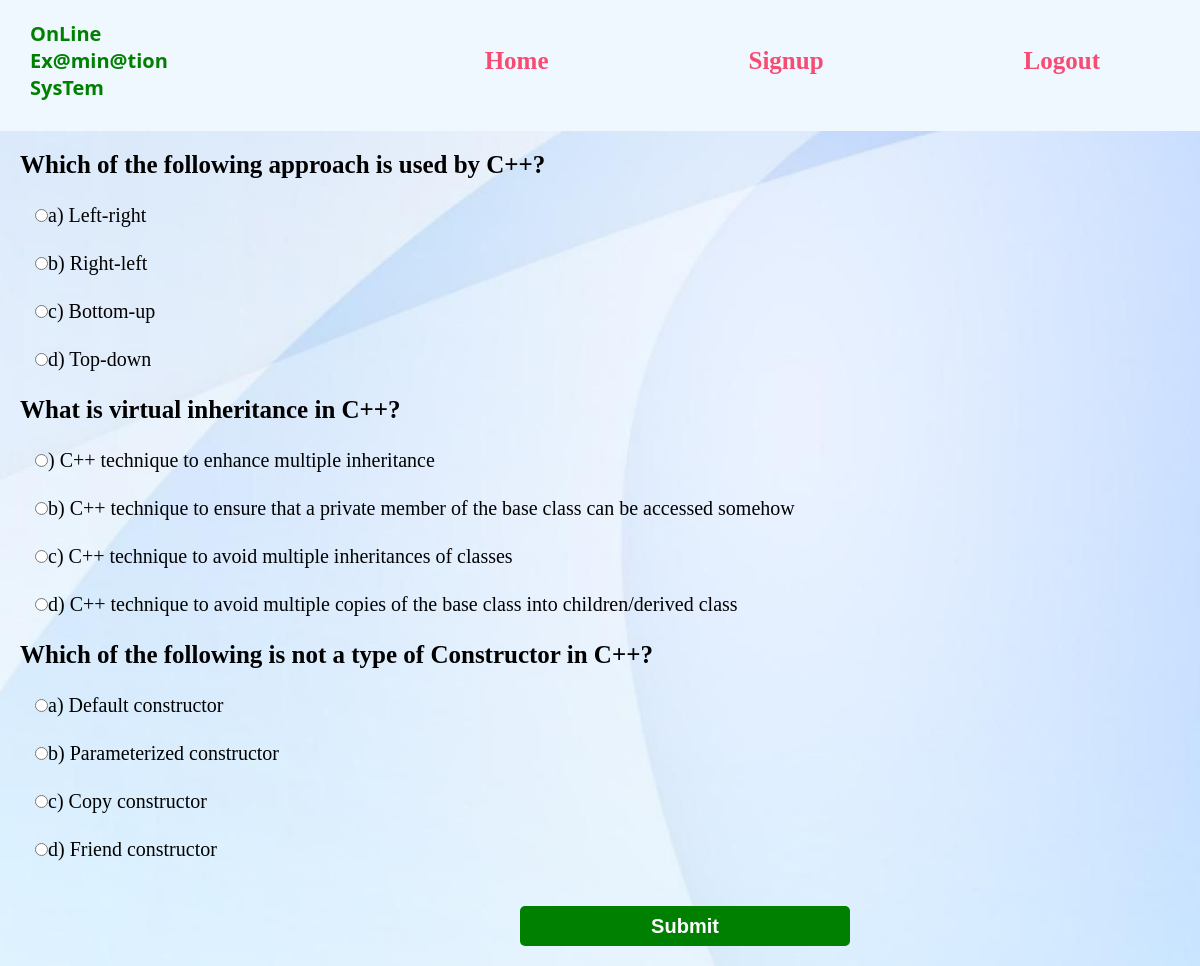
Page /ots/test-paper?n=3 on the committed database.
### ots/models.py (models this page shows)
class Question(models.Model):
    q_id=models.BigAutoField(primary_key=True,auto_created=True)
    que=models.TextField()
    a=models.CharField(max_length=255)
    b=models.CharField(max_length=255)
    c=models.CharField(max_length=255)
    d=models.CharField(max_length=255)
    ans=models.CharField(max_length=2)

### ots/views.py (the view)
# urls.py: path('test-paper',testPaper,name="testpaper"),
def testPaper(request):
   if 'name' not in request.session.keys():
       res= HttpResponseRedirect("login")
   n=int(request.GET['n'])
   question_pool=list(Question.objects.all())
   random.shuffle(question_pool)
   questions_list=question_pool[:n]
   context={'questions':questions_list}
   res= render(request,"test_paper.html",context)
   return res

### ots/templates/test_paper.html (shortened to what this page needs)
{% load static %}
<!DOCTYPE html>
<html lang="en">
<head>
</head>
<body>
    <section id="header">
        <p class="logo">OnLine <br>Ex@min@tion<br> SysTem</p>
        <ul id="navbar">
            <li><a href="{%url 'ots:welcome' %}">Home</a>
            <li><a href="{%url 'ots:registrationForm' %}">Signup</a>
            <li><a href="{%url 'ots:logout' %}">Logout</a>
            </ul>
        </section>
  <form action="{%url 'ots:calculate_test' %}" method="post">
    <div class="qu">
    {%for question in questions%}
    <div class="question">
        <input type="hidden" value="{{question.q_id}}" name="qno{{question.q_id}}" class="qu">{{question.que}}
    </div>
        <div class="options">
        <input type="radio" name="q{{question.q_id}}" value="a">{{question.a}}</div>
        <div class="options"><input type="radio" name="q{{question.q_id}}" value="b">{{question.b}}</div>
        <div class="options"><input type="radio" name="q{{question.q_id}}" value="c">{{question.c}}</div>
        <div class="options"><input type="radio" name="q{{question.q_id}}" value="d">{{question.d}}
    </div>
    {%endfor%}
</div>
    <div class="bt"><input type="submit" value="Submit" class="but"></div>
  </form>

### ots/templates/test_paper.html (style rules this page uses)
* { margin: 0; box-sizing: border-box; }
#header { display: flex; align-items: center; justify-content: space-between; padding-left: 0px ; padding-top: 20px; padding-bottom: 30px; background-color: aliceblue; box-shadow: 0 5px 15 px regba(0,0,0,0.6); z-index: 999; position: sticky; top:0; left:0; }
#navbar { display: flex; align-items: center; justify-content: center; }
#navbar li { text-decoration: none; list-style: none; padding: 0 100px; }
#navbar li a { display: flex; text-decoration: none; font-size: 25px; font-weight: 600; color: #f64C72; transition: 0.3s ease; }
.logo { font-family: 'Segoe UI', Tahoma, Geneva, Verdana, sans-serif; font-weight: bold; font-size: 20px; margin-left: 30px; color: green; }
body { background-image: url("/static/bg3.jpg"); min-height: 100vh; background-position: center; background-repeat: no-repeat; background-size: cover; }
.options { font-size: 20px; margin: 25px; margin-left: 35px; }
.question { margin: 20px; font-size: 25px; font-weight: bold; }
.bt { padding: 20px; margin-left: 500px; }
.but { height:40px; width: 50%; background-color:green; color: white; font-weight: bold; font-size: 20px; border: none; outline: none; border-radius: 5px; }

### rows in the picture
Question: que "Which of the following approach is used by C++?", a "a) Left-right", b "b) Right-left", c "c) Bottom-up", d "d) Top-down"
Question: que "What is virtual inheritance in C++?", a ") C++ technique to enhance multiple inheritance", b "b) C++ technique to ensure that a private member of the base class can be accessed somehow", c "c) C++ technique to avoid multiple inheritances of classes", d "d) C++ technique to avoid multiple copies of the base class into children/derived class"
Question: que "Which of the following is not a type of Constructor in C++?", a "a) Default constructor", b "b) Parameterized constructor", c "c) Copy constructor", d "d) Friend constructor"
